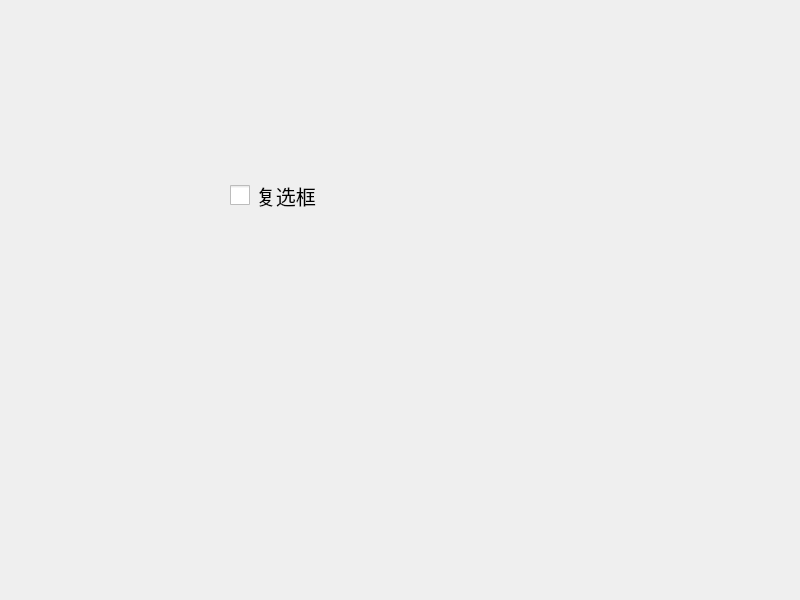
<?xml version="1.0" encoding="UTF-8"?>
<ui version="4.0">
 <class>Widget</class>
 <widget class="QWidget" name="Widget">
  <property name="geometry">
   <rect>
    <x>0</x>
    <y>0</y>
    <width>800</width>
    <height>600</height>
   </rect>
  </property>
  <property name="windowTitle">
   <string>Widget</string>
  </property>
  <widget class="QCheckBox" name="checkBox">
   <property name="geometry">
    <rect>
     <x>230</x>
     <y>150</y>
     <width>171</width>
     <height>91</height>
    </rect>
   </property>
   <property name="styleSheet">
    <string notr="true">QCheckBox{
	font-size: 20px;
}

QCheckBox::indicator{
	width: 20px;
	height: 20px;
}

QCheckBox::indicator:unchecked{
	image: url(:/checkbox-unchecked.png);
}

QCheckBox::indicator:unchecked:hover{
	image: url(:/checkbox-unchecked_hover.png);
}

QCheckBox::indicator:unchecked:pressed{
	image: url(:/checkbox-unchecked_pressed.png);
}

QCheckBox::indicator:checked{
	image: url(:/checkbox-checked.png);
}

QCheckBox::indicator:checked:hover{
	image: url(:/checkbox-checked_hover.png)
}

QCheckBox::indicator:checked:pressed{
	image: url(:/checkbox-checked_pressed.png)
}</string>
   </property>
   <property name="text">
    <string>复选框</string>
   </property>
  </widget>
 </widget>
 <resources/>
 <connections/>
</ui>
